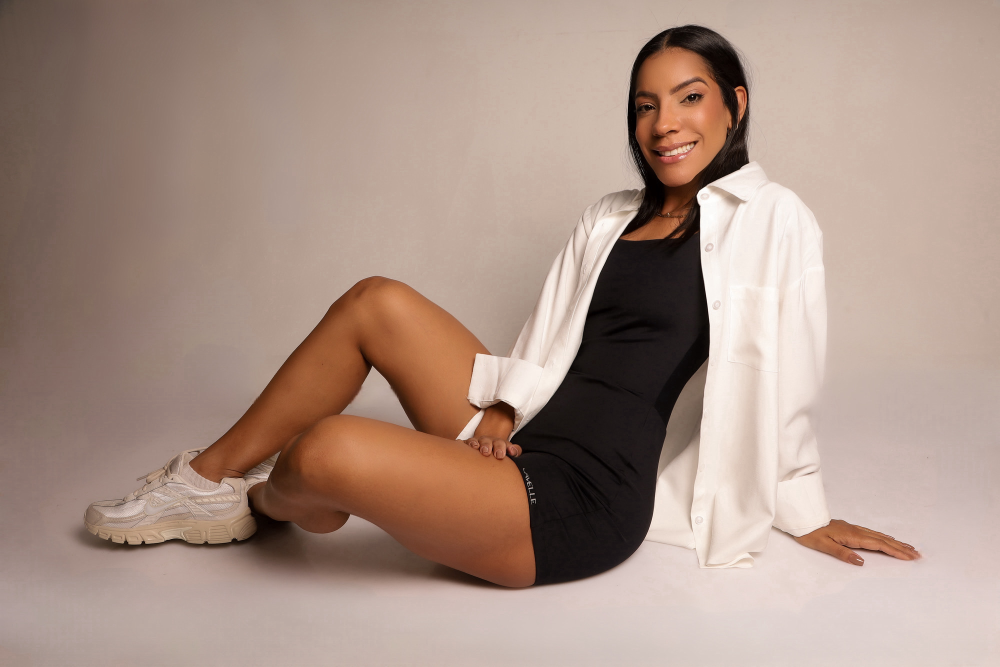
#> input picture cavelle/fotos-originais/banner-1.jpg, 2000 x 1334 px (shown at 1/2 size); its folder holds 8 pictures in this run
$ python build-images.py
#> lines starting #> are read from the running program, lines starting #| are printed output that depends on the picture
#!/usr/bin/env python3
"""
Gera todas as imagens do site a partir das fotos originais.

    pip install pillow
    python3 scripts/build-images.py

Cada recorte é definido por: foto, centro (cx, cy) e largura do recorte,
tudo em frações da foto original (0 a 1), mais a proporção final (altura/largura).
Para trocar uma foto, basta substituir o arquivo em fotos-originais/ e rodar de novo.
"""
from pathlib import Path
from PIL import Image, ImageOps

ROOT = Path(__file__).resolve().parent.parent
SRC = ROOT / "fotos-originais"
OUT = ROOT / "public" / "assets" / "img"

_cache = {}


def load(name):
#> called with name = 'banner-1'
    if name not in _cache:
        im = Image.open(SRC / f"{name}.jpg")
#> im is the input picture: PIL image 2000x1334 RGB; mean R, G, B 169.3, 145.8, 133.9
        _cache[name] = ImageOps.exif_transpose(im).convert("RGB")
    return _cache[name]


def crop(name, cx, cy, w, ratio):
    """Recorte com centro (cx, cy) e largura w (frações), proporção ratio = altura/largura."""
    im = load(name)
    W, H = im.size
#> W = 2000; H = 1334
    cw = w * W
#> cw = 2000
    ch = cw * ratio
#> ch = 1334
    if ch > H:  # limita pela altura
        ch = H
        cw = ch / ratio
    x0 = min(max(cx * W - cw / 2, 0), W - cw)
#> x0 = 0
    y0 = min(max(cy * H - ch / 2, 0), H - ch)
#> y0 = 0
#| banners/banner-1.jpg                     2000x1334  145 KB
#> call 2 of load, with name = 'banner-2'
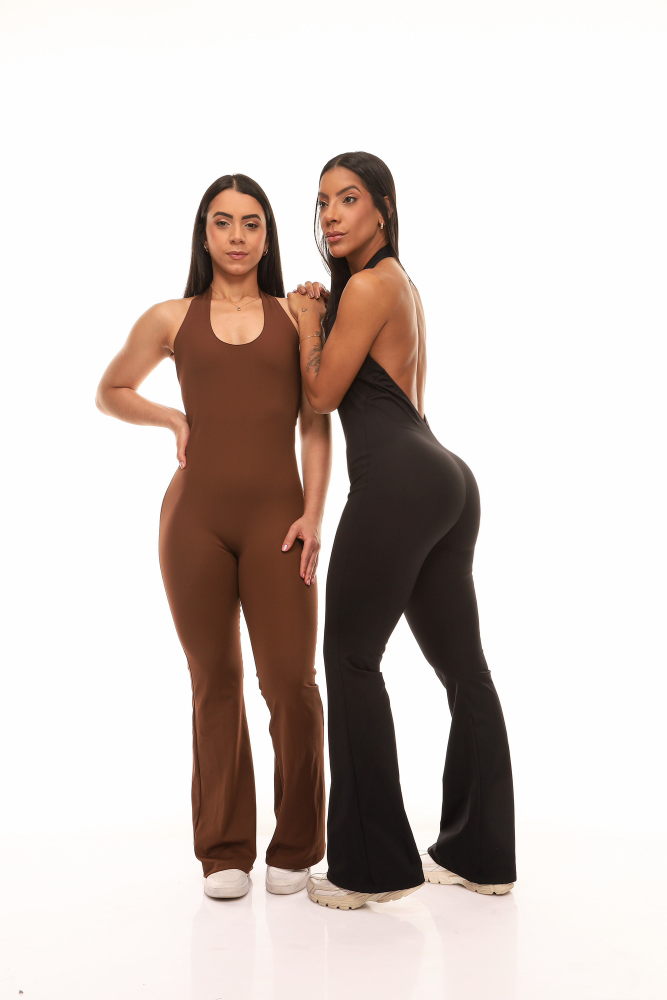
#> input picture cavelle/fotos-originais/banner-2.jpg, 1334 x 2000 px (shown at 1/2 size)
#> in load, im is the input picture: PIL image 1334x2000 RGB; mean R, G, B 210, 199.8, 195.2
    return im.crop((round(x0), round(y0), round(x0 + cw), round(y0 + ch)))


def pad(name, ratio, bg=(255, 255, 255)):
    """Encaixa a foto inteira numa tela com a proporção pedida (fundo liso)."""
    im = load(name)
    W, H = im.size
    if H / W < ratio:
        nw, nh = W, round(W * ratio)
    else:
        nw, nh = round(H / ratio), H
    canvas = Image.new("RGB", (nw, nh), bg)
    canvas.paste(im, ((nw - W) // 2, (nh - H) // 2))
    return canvas


def clarear(im, ponto_branco=246):
    """Leva o fundo quase-branco do estúdio para branco puro (some a borda da foto no site)."""
#> called with ponto_branco = 246
    f = 255 / ponto_branco
#> f = 1.04
    return im.point(lambda v: min(255, round(v * f)))


def save(im, out, width, quality=80):
    path = OUT / out
    path.parent.mkdir(parents=True, exist_ok=True)
    if im.width > width:
        im = im.resize((width, round(im.height * width / im.width)), Image.LANCZOS)
    im.save(path, "JPEG", quality=quality, optimize=True, progressive=True)
    print(f"{out:40s} {im.width}x{im.height}  {path.stat().st_size // 1024} KB")


# ── Carrossel da home ────────────────────────────────────────
# Desktop: fotos horizontais em tela cheia; verticais inteiras (o CSS posiciona).
save(crop("banner-1", 0.5, 0.5, 1, 1334 / 2000), "banners/banner-1.jpg", 2000)
save(clarear(load("banner-2")), "banners/banner-2.jpg", 1200)
#| banners/banner-2.jpg                     1200x1799  86 KB
save(load("banner-3"), "banners/banner-3.jpg", 1200)
#> call 3 of load, with name = 'banner-3'
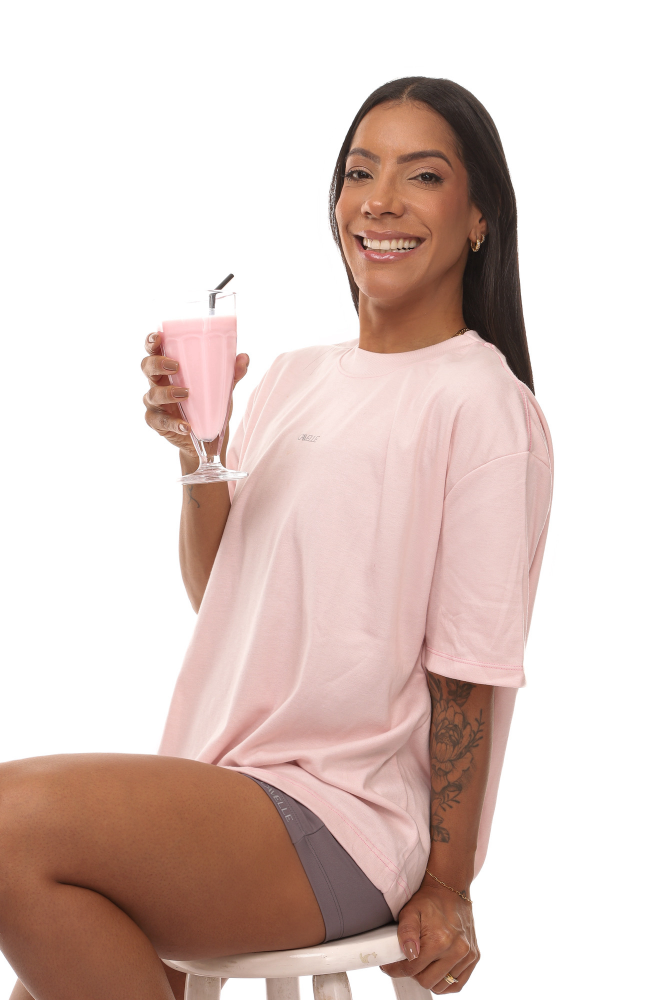
#> input picture cavelle/fotos-originais/banner-3.jpg, 1334 x 2000 px (shown at 1/2 size)
#> in load, im is the input picture: PIL image 1334x2000 RGB; mean R, G, B 222.5, 204.2, 198.7
#| banners/banner-3.jpg                     1200x1799  123 KB
save(crop("banner-4", 0.5, 0.5, 1, 1334 / 2000), "banners/banner-4.jpg", 2000)
#> call 4 of load, with name = 'banner-4'
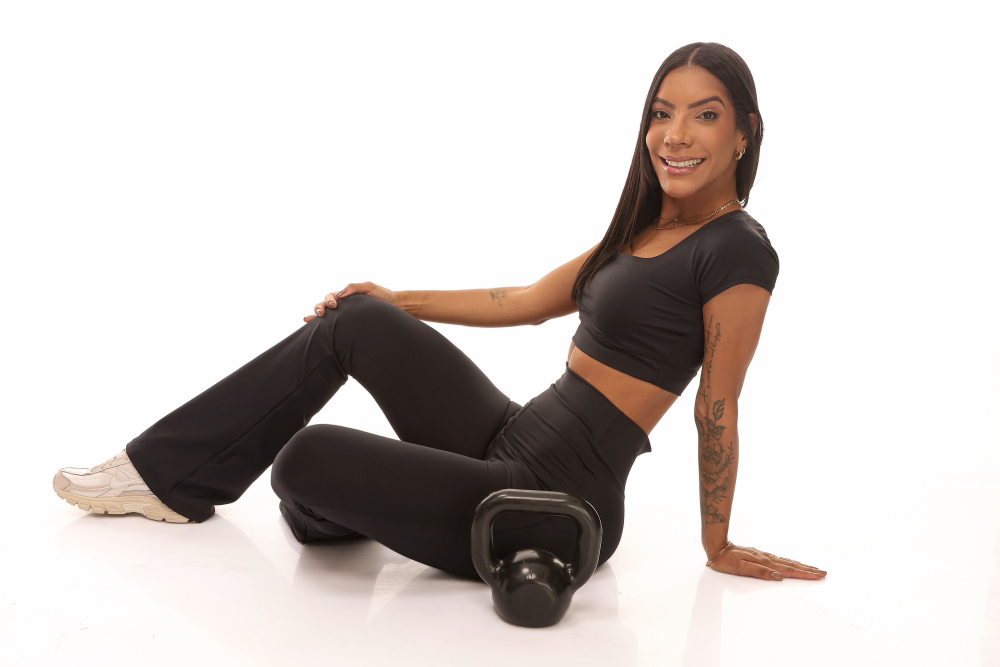
#> input picture cavelle/fotos-originais/banner-4.jpg, 2000 x 1334 px (shown at 1/2 size)
#> in load, im is the input picture: PIL image 2000x1334 RGB; mean R, G, B 209.5, 203.2, 200.3
#| banners/banner-4.jpg                     2000x1334  108 KB
# Mobile: recortes verticais 3:4 (o texto fica sobre a parte clara de baixo)
save(crop("banner-1", 0.64, 0.5, 0.55, 4 / 3), "banners/banner-1-m.jpg", 900)
#> call 3 of crop, with name = 'banner-1', cx = 0.64, cy = 0.5, w = 0.55, ratio = 1.33
#> in crop (call 3), `return im.crop((round(x0), round(y0), round(x0 + cw), round(y0 + ch)))`:
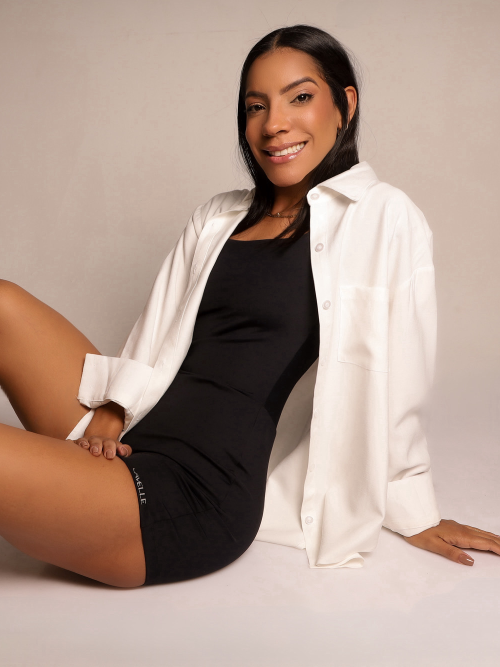
#> returned value: PIL image 1000x1334 RGB (shown at 1/2 size); mean R, G, B 176.3, 153.7, 141.8
#| banners/banner-1-m.jpg                   900x1201  71 KB
save(crop("banner-2", 0.5, 0.52, 1, 4 / 3), "banners/banner-2-m.jpg", 900)
#> call 4 of crop, with name = 'banner-2', cx = 0.5, cy = 0.52, w = 1, ratio = 1.33
#> in crop (call 4), `return im.crop((round(x0), round(y0), round(x0 + cw), round(y0 + ch)))`:
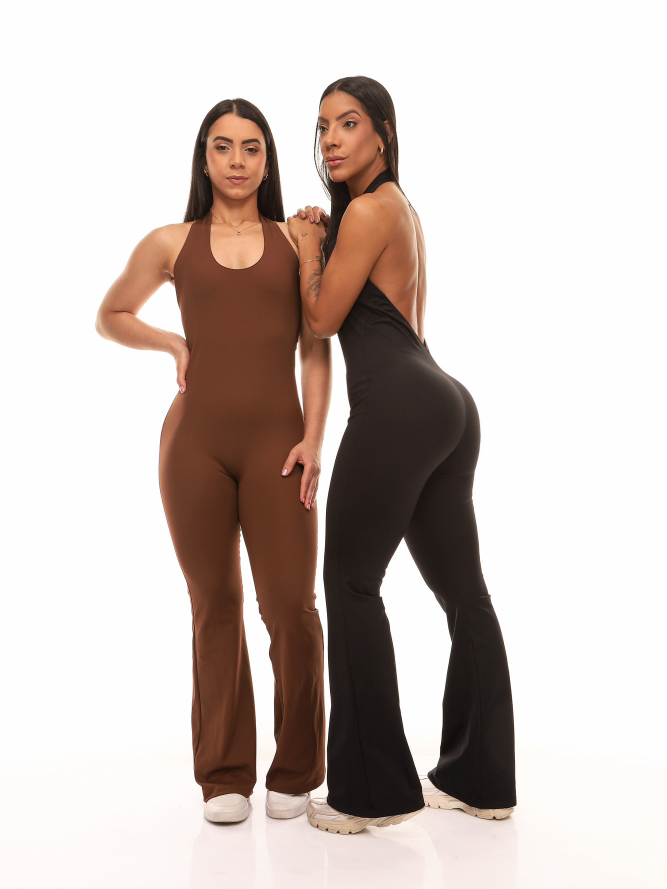
#> returned value: PIL image 1334x1778 RGB (shown at 1/2 size); mean R, G, B 204.6, 193.6, 188.6
#| banners/banner-2-m.jpg                   900x1200  54 KB
save(crop("banner-3", 0.5, 0.45, 1, 4 / 3), "banners/banner-3-m.jpg", 900)
#> in crop (call 5), `return im.crop((round(x0), round(y0), round(x0 + cw), round(y0 + ch)))`:
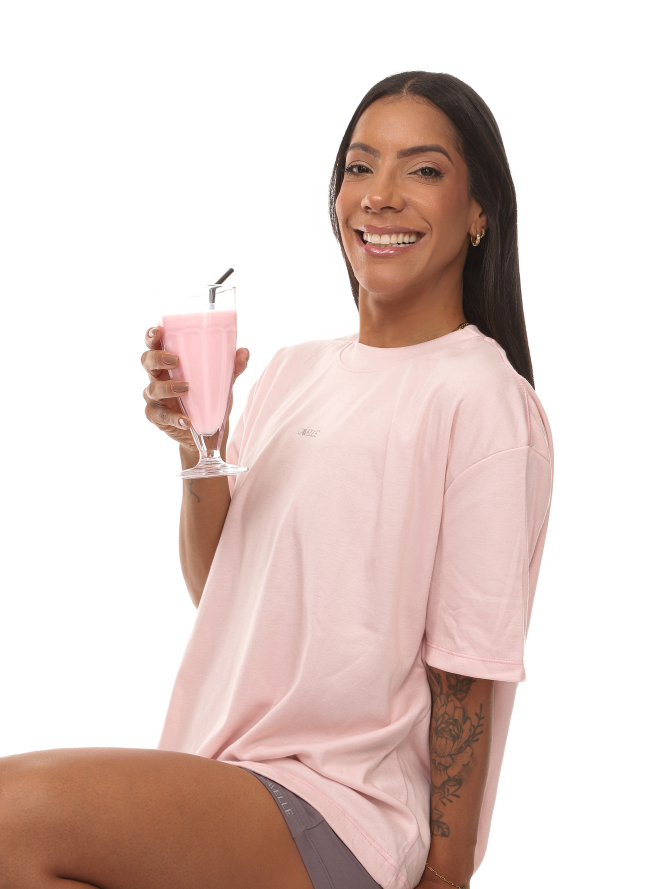
#> returned value: PIL image 1334x1778 RGB (shown at 1/2 size); mean R, G, B 227.2, 210.1, 205.3
#| banners/banner-3-m.jpg                   900x1200  62 KB
save(crop("banner-4", 0.6, 0.5, 0.55, 4 / 3), "banners/banner-4-m.jpg", 900)
#> in crop (call 6), `return im.crop((round(x0), round(y0), round(x0 + cw), round(y0 + ch)))`:
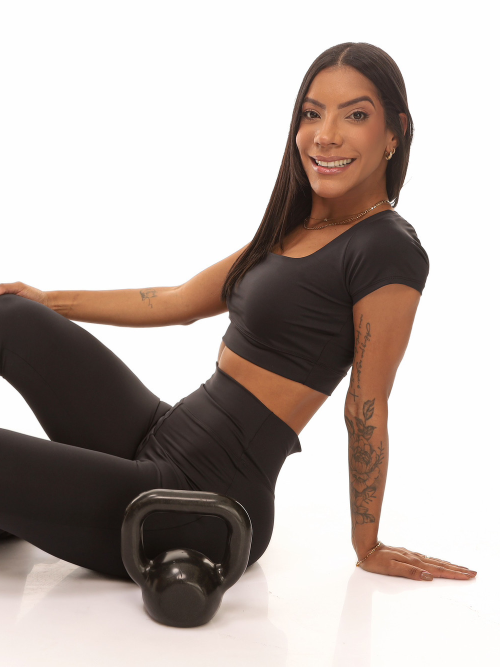
#> returned value: PIL image 1000x1334 RGB (shown at 1/2 size); mean R, G, B 186, 175.7, 170.9
#| banners/banner-4-m.jpg                   900x1201  63 KB

# ── Categorias (quadradas, exibidas em círculo) ─────────────
#> (the run stopped early here; a loop or call above may not have finished)
